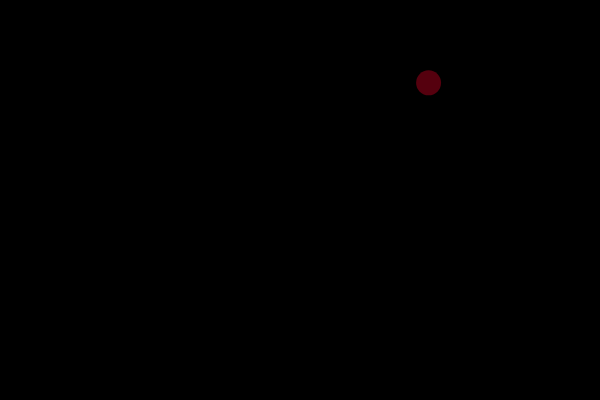
Frame 1 (no input)
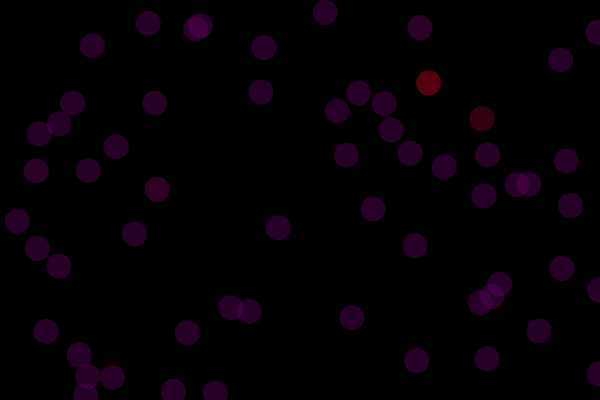
Frame 60 (no input)
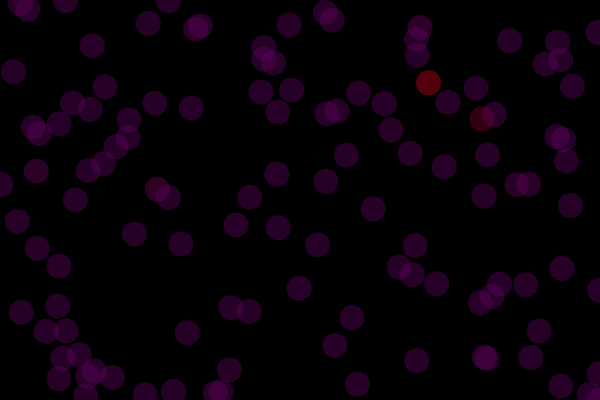
Frame 120 (the mouse pressed at the canvas centre since frame 60)

The p5.js sketch that drew these frames (run headless with seeded random() and noise() and a simulated clock; from frame 60 on, the mouse is pressed at the canvas centre):

// p5.js sketch
// ── sketch.js
var spot = {
  x:0,
  y:200
};

var col = {
  r: 255,
  g: 0,
  b: 0
}

function setup() {
    createCanvas(600,400);
    background(0);
}

function draw() {
  spot.x = random(0,width);
  spot.y = random(0,height);
  col.r = random(100,col.r);
  col.b = random(100,col.b);
  noStroke();
  fill(col.r,0,col.b,100);
  ellipse(spot.x,spot.y,25,25);
}
